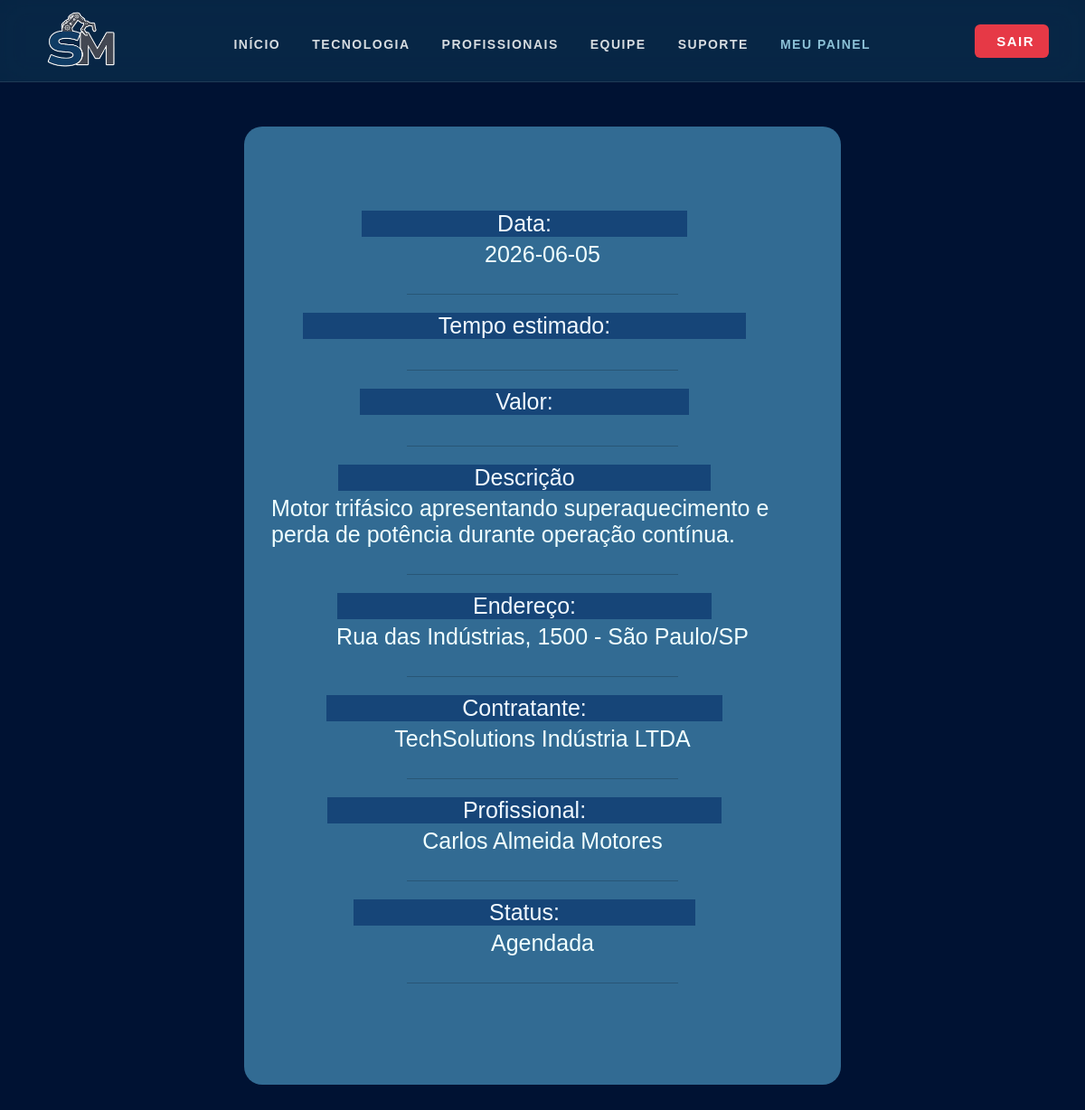
/user/detalhesContratacao.php?id=1 (signed in), run on the app's committed database.
### tables this page shows
CREATE TABLE IF NOT EXISTS agenda (
	    id_os INT AUTO_INCREMENT PRIMARY KEY,
	    data DATE NOT NULL,
	    
		tempo_planejado INT NOT NULL,
		
	    descricao_problema TEXT NOT NULL,
        tipo_servico ENUM('Manutenção Preventiva', 'Automação industrial', 'Engenharia de precisão', 'Mecatrônica') NOT NULL,
	    endereco_servico VARCHAR(255) NOT NULL,
	    
	    status_os ENUM('Pendente', 'Agendada', 'Em Andamento', 'Concluída', 'Cancelada') DEFAULT 'Pendente',
	    
	    id_cliente INT NOT NULL,
	    id_profissional INT NOT NULL,
	    
	    FOREIGN KEY (id_cliente) REFERENCES usuarios(id_user),
	    FOREIGN KEY (id_profissional) REFERENCES usuarios(id_user)
	);

CREATE TABLE IF NOT EXISTS usuarios (
    id_user INT AUTO_INCREMENT PRIMARY KEY,
    img_user VARCHAR(255),
    nome VARCHAR(100) NOT NULL,
    email VARCHAR(100) UNIQUE NOT NULL,
    senha VARCHAR(255) NOT NULL,
    telefone VARCHAR(20) NOT NULL,
    cpf_cnpj VARCHAR(20) UNIQUE NOT NULL,
    tipo ENUM('PF', 'PJ') NOT NULL,
    categoria ENUM('cliente', 'profissional', 'admin') NOT NULL,
    
    especialidade VARCHAR(100) NULL,
    status ENUM('Disponível', 'Em Atendimento', 'Inativo') NULL,
    valor_dia DECIMAL(10, 2) NULL,
    descricao_func TEXT NULL,
    
    notas INT NULL CHECK (notas BETWEEN 0 AND 5)
);

### crud.php (called while the page is built, shortened)
<?php
try {
    function read($pdo, $table, $where = null) {
        $sql = "SELECT * FROM $table";
        if ($where) {
            $sql .= " WHERE $where";
        }
        $stmt = $pdo->query($sql);
        return $stmt->fetch(PDO::FETCH_ASSOC);
    }
function read_nome_via_ID($pdo, $table, $id) {
    $sql = "SELECT nome FROM $table WHERE id_user = :id";
    $stmt = $pdo->prepare($sql);
    $stmt->execute([
        ':id' => $id
    ]);
    $resultado = $stmt->fetch(PDO::FETCH_ASSOC);
    return $resultado ? $resultado['nome'] : "Desconhecido";
}
} catch (PDOException $e) {
    die("Erro de conexão: " . $e->getMessage());
}

### user/detalhesContratacao.php (the view, shortened to what this page needs)
<?php
require_once '../crud.php';
$idAgendamento = (int)$_GET['id'];
$agendamento = read($pdo,'agenda',"id_os = $idAgendamento");
?>
<!DOCTYPE html>
<html lang="pt-br">
<head>
    <link rel="stylesheet" href="../css/userpage.css">
</head>
<body class="body">
    <header>
    <?php require_once "../partials/header.php";?>
        </header>
    <div class="container">
        <?php
                    $nomeCliente = read_nome_via_ID($pdo, 'usuarios', $agendamento['id_cliente']);
                    $nomeProfi   = read_nome_via_ID($pdo, 'usuarios', $agendamento['id_profissional']);
if($idAgendamento){
    echo "
            <label>Data: </label>
            <a>".$agendamento['data']."</a><br><hr>
            <label>Tempo estimado:</label>
            <a>".$agendamento['tempo_planejado_minutos']."</a><br><hr>
            <label>Valor: </label>
            <a>".$agendamento['valor_total']."</a><br><hr>
            <label>Descrição</label>
            <a>".$agendamento['descricao_problema']."</a><br><hr>
            <label>Endereço:</label>
            <a>".$agendamento['endereco_servico']."</a><br><hr>
            <label>Contratante: </label>
            <a>".$nomeCliente."</a><br><hr>
            <label>Profissional: </label>
            <a>".$nomeProfi."</a><br><hr>
            <label>Status: </label>
            <a>".$agendamento['status_os']."</a><br><hr>";
}
        ?>
    </div>
</body>
</html>

### partials/header.php (shortened to what this page needs)
<?php
$tipo_usuario = $_SESSION['tipo'] ?? 'visitante';
$base = BASE_URL;
?>
<link rel="stylesheet" href="../css/partials.css">
<header>
    <nav>
        <div class="menu-superior">
            <div class="logo">
                <img src="<?= $base?>img/logosemfundo.png" class="logo">
            </div>
            <ul class="nav-links">
                <li><a href="<?= $base ?>inicio.php">Início</a></li>
                <li><a href="<?= $base ?>inicio.php#Tecnologia">Tecnologia</a></li>
                <li><a href="<?= $base ?>catalogo_profissionais.php">Profissionais</a></li>
                <li><a href="<?= $base ?>equipe.php">Equipe</a></li>
                <li><a href="<?= $base ?>suporte.php">Suporte</a></li>
                <?php if ($tipo_usuario === 'profissional'): ?>
                    <li><a href="<?= $base ?>profissional/profipage.php" style="color: #8BC0D6; font-weight: bold;">Meu Painel</a></li>
                <?php endif; ?>
            </ul>
            <div class="buttons">
                <?php if ($tipo_usuario === 'visitante'): ?>
                    <a class="btn-entrar" href="<?= $base ?>login.php">Entrar</a>
                    <a class="btn-cadastro" href="<?= $base ?>cadastro.php">Começar <span class="material-symbols-outlined">arrow_outward</span></a>
                <?php else: ?>
                    <a class="btn-entrar" href="<?= $base ?>logout.php" style="background-color: #e63946; color: white; border: none; display: inline-flex; align-items: center; gap: 8px;">
                        <i class="fas fa-power-off"></i> Sair
                    </a> <?php endif; ?>
            </div>
        </div>
    </nav>
</header>

### css/userpage.css (style rules this page uses)
* { margin: 0px; padding: 0px; }
body { background-color: #001233; color: aliceblue; font-family: sans-serif; display: flex; align-items: center; justify-content: center; flex-direction: column; font-size: 20px; }
a { text-decoration: none; color: azure; }
img { border-radius: 10px; }
.body { background-color: #001233; color: aliceblue; font-family: sans-serif; display: flex; flex-direction: column; align-items: center; font-size: 25px; }
.container { display: flex; flex-direction: column; margin: 50px auto; width: 50%; min-height: 1000px; background-color: #326b93; padding: 30px; border-radius: 20px; align-items: center; justify-content: center; }
.container label { text-align: start; margin-right: 40px; background-color: #164578; padding-left: 25%; padding-right: 25%; margin-bottom: 5px; }
.container hr { justify-content: center; align-items: center; width: 50%; border:none; border-top: solid 1px rgba(0, 0, 0, 0.2);; height: 20px; ; }

### css/partials.css (style rules this page uses)
header { background-color: rgba(9, 40, 72, 0.65); backdrop-filter: blur(15px); -webkit-backdrop-filter: blur(15px); top: 0; left: 0; width: 100%; height: 90px; z-index: 1000; position: fixed; text-transform: uppercase; border-bottom: 1px solid rgba(255, 255, 255, 0.08); }
nav { width: 100%; height: 100%; }
.menu-superior { display: flex; align-items: center; justify-content: space-between; padding: 0 40px; width: 100%; height: 100%; box-sizing: border-box; }
.nav-links { display: flex; justify-content: center; align-items: center; gap: 35px; list-style: none; margin: 0; padding: 0; }
.nav-links a { color: rgba(255, 255, 255, 0.841); text-decoration: none; font-weight: 600; gap: 8px; padding: 5px 0; border-radius: 6px; font-size: 14px; letter-spacing: 1.5px; position: relative; transition: color 0.3s ease; }
a.btn-entrar { color: #85b5cb; display: inline-flex; align-items: center; text-decoration: none; padding: 10px 16px; border-radius: 6px; }
.buttons { display: flex; gap: 12px; align-items: center; font-weight: 600; font-size: 15px; letter-spacing: 1.5px; }
.logo { display: flex; align-items: center; height: 100%; }
div.logo img { transform: translateY(5px); }
html, body { min-height: 100%; }
body { min-height: 100vh; display: flex; flex-direction: column; padding-top: 90px; }

### data on the page
agenda: data "2026-06-05", descricao_problema "Motor trifásico apresentando superaquecimento e perda de potência durante operação contínua.", endereco_servico "Rua das Indústrias, 1500 - São Paulo/SP", id_cliente.nome "TechSolutions Indústria LTDA", id_profissional.nome "Carlos Almeida Motores", status_os "Agendada"
